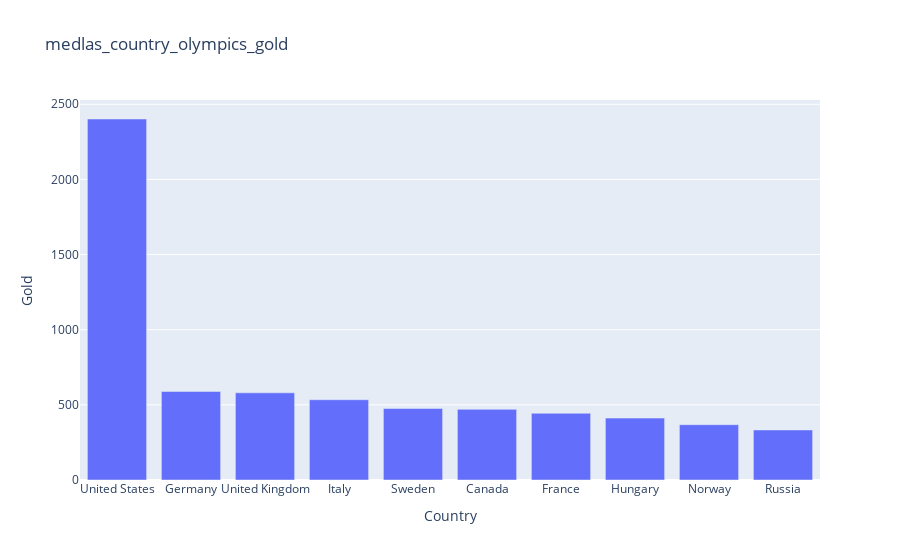

Notebook source saved alongside this figure:
### Code cell
px.bar(medlas_country_olympics_gold, x=medlas_country_olympics_gold.index, y='Gold', title='medlas_country_olympics_gold')

### Figure 1 — Plotly figure (JSON) as saved in the notebook; plotly's stock layout.template omitted (floating-point values rounded to 4 significant figures)
{"data": [{"alignmentgroup": "True", "hovertemplate": "Country=%{x}<br>Gold=%{y}<extra></extra>", "legendgroup": "", "marker": {"color": "#636efa", "pattern": {"shape": ""}}, "name": "", "offsetgroup": "", "orientation": "v", "showlegend": false, "textposition": "auto", "type": "bar", "x": ["United States", "Germany", "United Kingdom", "Italy", "Sweden", "Canada", "France", "Hungary", "Norway", "Russia"], "xaxis": "x", "y": [2402, 589, 580, 534, 476, 470, 444, 412, 368, 333], "yaxis": "y"}], "layout": {"barmode": "relative", "legend": {"tracegroupgap": 0}, "title": {"text": "medlas_country_olympics_gold"}, "xaxis": {"anchor": "y", "domain": [0, 1], "title": {"text": "Country"}}, "yaxis": {"anchor": "x", "domain": [0, 1], "title": {"text": "Gold"}}}}
